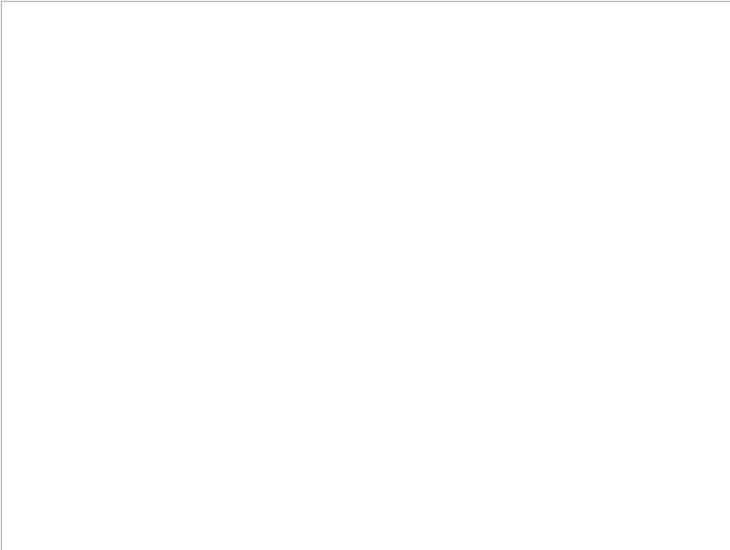
<?xml version="1.0" encoding="UTF-8"?>
<ui version="4.0">
 <class>Dialog</class>
 <widget class="QDialog" name="Dialog">
  <property name="geometry">
   <rect>
    <x>0</x>
    <y>0</y>
    <width>730</width>
    <height>550</height>
   </rect>
  </property>
  <property name="minimumSize">
   <size>
    <width>730</width>
    <height>550</height>
   </size>
  </property>
  <property name="maximumSize">
   <size>
    <width>730</width>
    <height>550</height>
   </size>
  </property>
  <property name="font">
   <font>
    <family>DejaVu Sans</family>
    <pointsize>10</pointsize>
   </font>
  </property>
  <property name="windowTitle">
   <string>Aylık Vakitler (diyanet.gov.tr)</string>
  </property>
  <widget class="QWidget" name="horizontalLayoutWidget">
   <property name="geometry">
    <rect>
     <x>0</x>
     <y>0</y>
     <width>732</width>
     <height>552</height>
    </rect>
   </property>
   <layout class="QHBoxLayout" name="horizontalLayout">
    <item>
     <widget class="QTableView" name="tableView">
      <property name="minimumSize">
       <size>
        <width>730</width>
        <height>550</height>
       </size>
      </property>
      <property name="maximumSize">
       <size>
        <width>730</width>
        <height>550</height>
       </size>
      </property>
      <property name="font">
       <font>
        <family>DejaVu Sans</family>
        <pointsize>10</pointsize>
       </font>
      </property>
      <property name="editTriggers">
       <set>QAbstractItemView::NoEditTriggers</set>
      </property>
      <property name="alternatingRowColors">
       <bool>true</bool>
      </property>
      <property name="selectionMode">
       <enum>QAbstractItemView::SingleSelection</enum>
      </property>
      <attribute name="horizontalHeaderDefaultSectionSize">
       <number>85</number>
      </attribute>
      <attribute name="horizontalHeaderMinimumSectionSize">
       <number>85</number>
      </attribute>
     </widget>
    </item>
   </layout>
  </widget>
 </widget>
 <resources/>
 <connections/>
</ui>
